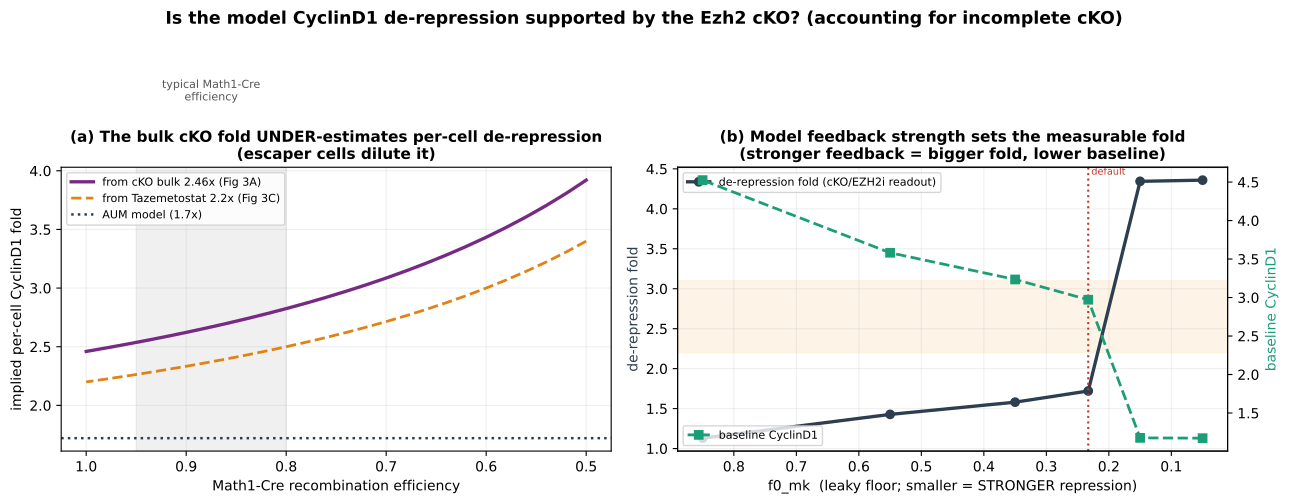

Reproduce this figure in Python.
"""Is the model's ~3x CyclinD1 de-repression supported by the Ezh2 cKO data?

Raw experiment: cKO 2.46x (Fig 3A, log2FC 1.301), Tazemetostat 2.2x (Fig 3C). Model: ~3x.
Two reasons the measured bulk fold UNDER-estimates the true per-cell feedback (JP's caveat):
  (1) Incomplete Math1-Cre recombination -> bulk RNA-seq mixes recombined + WT-escaper cells, diluting
      the de-repression. Per-cell fold X from a bulk fold B at recombination efficiency f:
          B = f*X + (1-f)*1   =>   X = (B - (1-f)) / f
  (2) The cKO deletes the SET domain (methyltransferase) but leaves EZH2 PROTEIN -> possible residual
      (non-catalytic) repression; and H3K27me3 dilution needs cell divisions, so 24 h Tazemetostat is
      also incomplete. Both make even the per-cell fold a LOWER BOUND.

Panel (a): per-cell fold vs Math1-Cre efficiency (AUM model default marked).
Panel (b): model feedback strength (f0_mk leaky floor; smaller = stronger repression) -> measured
           de-repression fold + baseline CyclinD1, so we can see what feedback strength the data imply.

Run:  ./venv/bin/python simulations/fig_v44_ckoo_feedback_strength.py
"""
import sys, os
sys.path.insert(0, os.path.dirname(os.path.dirname(os.path.abspath(__file__))))
import numpy as np, matplotlib.pyplot as plt, tellurium as te
from src.build_model_v44_heldt import build_model_v44
from simulations.validate_v44 import mean_settled, SEL

# ---- (1) recombination correction ----
f = np.linspace(0.5, 1.0, 26)
def percell(B): return (B - (1 - f)) / f
X_cko = percell(2.46)      # cKO bulk
X_taz = percell(2.20)      # Tazemetostat bulk
print("Per-cell CyclinD1 de-repression implied by the bulk cKO (2.46x):")
for ff in (1.0, 0.9, 0.8, 0.7, 0.6):
    print(f"  Math1-Cre efficiency {ff:.0%}: per-cell fold = {(2.46-(1-ff))/ff:.2f}x")

# ---- (2) model feedback strength sweep (AUM: f0_mk leaky floor; smaller = stronger repression) ----
F0_DEFAULT = 0.233         # calibrated AUM default leaky floor
def run(F0, shh=0.5, ezh2i=0):
    for atol in (1e-9, 1e-8, 1e-7):
        rr = te.loada(build_model_v44(params={"f0_mk": F0}))
        rr.integrator.setValue("absolute_tolerance", atol); rr.integrator.setValue("relative_tolerance", 1e-6)
        rr['SHH'] = shh; rr['MYCN_amplification'] = 1.0; rr['Ptch1_copy_number'] = 1.0; rr['EZH2i'] = ezh2i
        try:
            return rr.simulate(0, 10080, 20160, selections=SEL)
        except Exception:
            continue
    return None

F0s = [0.05, 0.15, 0.233, 0.35, 0.55, 0.85]
fold_m, base_m = [], []
for F0 in F0s:
    on = run(F0, ezh2i=0); off = run(F0, ezh2i=1)   # ezh2i=1 removes repression -> the cKO/inhibitor readout
    cd_on = mean_settled(on, 'Cd_mRNA'); cd_off = mean_settled(off, 'Cd_mRNA')
    fold_m.append(cd_off / cd_on); base_m.append(cd_on)
    print(f"  f0_mk={F0:.3f}: CyclinD1 baseline={cd_on:.2f}, de-repression fold={cd_off/cd_on:.2f}x")
FOLD_DEFAULT = float(np.interp(F0_DEFAULT, F0s, fold_m))   # model de-repression fold at the calibrated default

fig, ax = plt.subplots(1, 2, figsize=(13, 5))

ax[0].plot(f, X_cko, '#762A83', lw=2.4, label='from cKO bulk 2.46x (Fig 3A)')
ax[0].plot(f, X_taz, '#E08214', lw=2.0, ls='--', label='from Tazemetostat 2.2x (Fig 3C)')
ax[0].axhline(FOLD_DEFAULT, color='#2c3e50', ls=':', lw=1.8, label=f'AUM model ({FOLD_DEFAULT:.1f}x)')
ax[0].axvspan(0.8, 0.95, color='gray', alpha=0.12)
ax[0].text(0.875, ax[0].get_ylim()[1]*0.2 if False else 4.6, 'typical Math1-Cre\nefficiency', ha='center', fontsize=8, color='#555')
ax[0].set_xlabel('Math1-Cre recombination efficiency'); ax[0].set_ylabel('implied per-cell CyclinD1 fold')
ax[0].set_title('(a) The bulk cKO fold UNDER-estimates per-cell de-repression\n(escaper cells dilute it)', fontweight='bold', fontsize=11)
ax[0].legend(fontsize=8); ax[0].grid(alpha=0.2)
ax[0].invert_xaxis()

ax2 = ax[1]; ax2b = ax2.twinx()
ax2.plot(F0s, fold_m, '#2c3e50', lw=2.4, marker='o', label='de-repression fold (cKO/EZH2i readout)')
ax2b.plot(F0s, base_m, '#1b9e77', lw=2.0, marker='s', ls='--', label='baseline CyclinD1')
ax2.axhspan(2.2, 3.1, color='#fdebd0', alpha=0.5)
ax2.axvline(F0_DEFAULT, color='#c0392b', ls=':', lw=1.5); ax2.text(F0_DEFAULT, ax2.get_ylim()[1], ' default', color='#c0392b', fontsize=7, va='top')
ax2.set_xlabel('f0_mk  (leaky floor; smaller = STRONGER repression)'); ax2.set_ylabel('de-repression fold', color='#2c3e50')
ax2b.set_ylabel('baseline CyclinD1', color='#1b9e77')
ax2.set_title('(b) Model feedback strength sets the measurable fold\n(stronger feedback = bigger fold, lower baseline)', fontweight='bold', fontsize=11)
ax2.invert_xaxis(); ax2.legend(fontsize=8, loc='upper left'); ax2b.legend(fontsize=8, loc='lower left'); ax2.grid(alpha=0.2)

fig.suptitle('Is the model CyclinD1 de-repression supported by the Ezh2 cKO? (accounting for incomplete cKO)',
             fontsize=12.5, fontweight='bold', y=1.0)
plt.tight_layout()
plt.savefig('simulations/fig_v44_ckoo_feedback_strength.png', dpi=170, bbox_inches='tight')
plt.savefig('simulations/fig_v44_ckoo_feedback_strength.pdf', bbox_inches='tight')
plt.close()
print("\nSaved: fig_v44_ckoo_feedback_strength.png")
